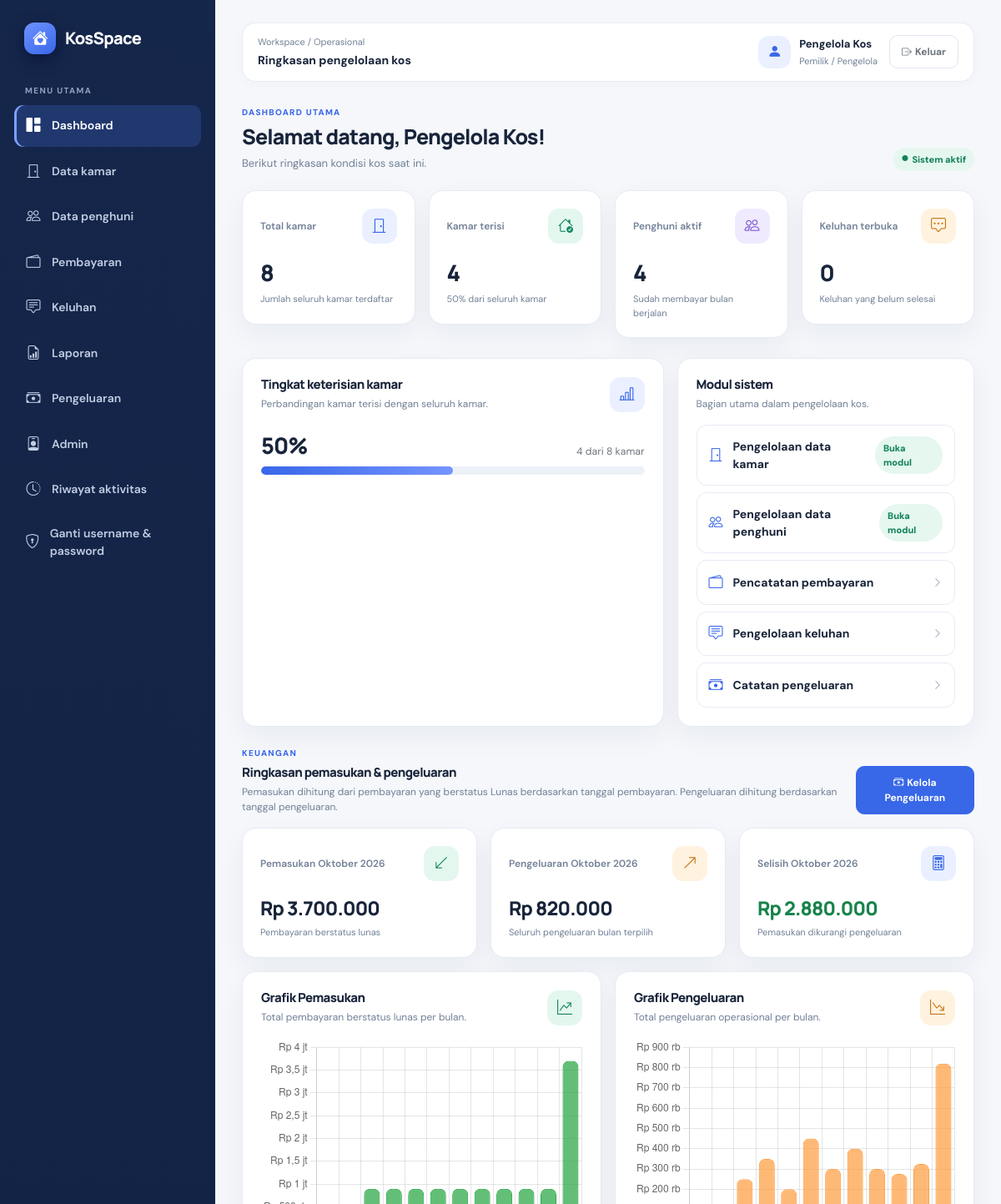
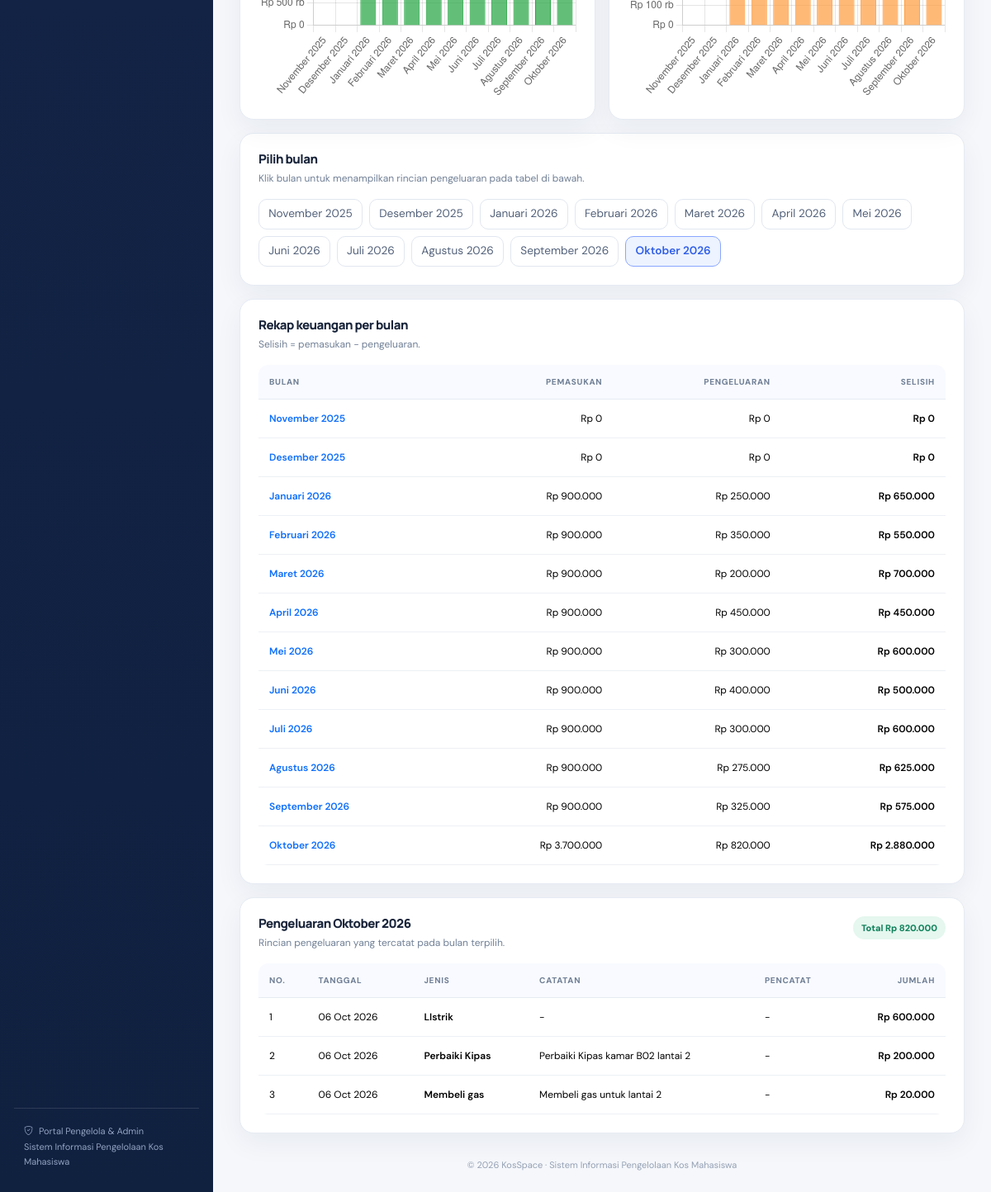
/admin/dashboard.php (signed in), run on the app's committed database (2 pictures, top to bottom).
### tables this page shows
CREATE TABLE `pengeluaran` (
  `id_pengeluaran` int(10) UNSIGNED NOT NULL,
  `tanggal_pengeluaran` date NOT NULL,
  `jenis_pengeluaran` varchar(100) NOT NULL,
  `jumlah` decimal(12,2) NOT NULL,
  `catatan` text DEFAULT NULL,
  `id_user` int(10) UNSIGNED DEFAULT NULL,
  `created_at` timestamp NOT NULL DEFAULT current_timestamp(),
  `updated_at` timestamp NOT NULL DEFAULT current_timestamp() ON UPDATE current_timestamp()
);

### admin/dashboard.php (the view, shortened to what the rows shown need)
<?php
require_once __DIR__ . '/../includes/auth.php';
require_once __DIR__ . '/../config/database.php';
function rupiahDashboard(float $angka): string { return 'Rp ' . number_format($angka, 0, ',', '.'); }
function eDashboard($v): string { return htmlspecialchars((string)$v, ENT_QUOTES, 'UTF-8'); }
$isOwner = isPengelolaUtama();
$bulanNama = [1=>'Januari',2=>'Februari',3=>'Maret',4=>'April',5=>'Mei',6=>'Juni',7=>'Juli',8=>'Agustus',9=>'September',10=>'Oktober',11=>'November',12=>'Desember'];
$bulanDipilih = trim($_GET['bulan'] ?? date('Y-m'));
[$tahunDipilih, $nomorBulanDipilih] = array_map('intval', explode('-', $bulanDipilih));
$labelBulanDipilih = $bulanNama[$nomorBulanDipilih] . ' ' . $tahunDipilih;
$chartLabels = [];
$chartKeys = [];
$chartPemasukan = [];
$chartPengeluaran = [];
$chartSelisih = [];
$startChart = new DateTimeImmutable('first day of this month');
$startChart = $startChart->modify('-11 months');
$endChart = new DateTimeImmutable('first day of this month');
if ($isOwner) {
    $incomeStmt = $pdo->prepare("SELECT DATE_FORMAT(tanggal_pembayaran, '%Y-%m') AS periode, COALESCE(SUM(jumlah_pembayaran),0) AS total
        FROM pembayaran
        WHERE status_pembayaran = 'lunas' AND tanggal_pembayaran IS NOT NULL
          AND tanggal_pembayaran >= :mulai AND tanggal_pembayaran < :sampai
        GROUP BY DATE_FORMAT(tanggal_pembayaran, '%Y-%m')");
    $incomeStmt->execute([
        'mulai' => $startChart->format('Y-m-01'),
        'sampai' => $endChart->modify('+1 month')->format('Y-m-01')
    ]);
    $incomeMap = [];
    foreach ($incomeStmt->fetchAll() as $r) $incomeMap[$r['periode']] = (float)$r['total'];
    $expenseStmt = $pdo->prepare("SELECT DATE_FORMAT(tanggal_pengeluaran, '%Y-%m') AS periode, COALESCE(SUM(jumlah),0) AS total
        FROM pengeluaran
        WHERE tanggal_pengeluaran >= :mulai AND tanggal_pengeluaran < :sampai
        GROUP BY DATE_FORMAT(tanggal_pengeluaran, '%Y-%m')");
    $expenseStmt->execute([
        'mulai' => $startChart->format('Y-m-01'),
        'sampai' => $endChart->modify('+1 month')->format('Y-m-01')
    ]);
    $expenseMap = [];
    foreach ($expenseStmt->fetchAll() as $r) $expenseMap[$r['periode']] = (float)$r['total'];
    for ($d = $startChart; $d <= $endChart; $d = $d->modify('+1 month')) {
        $key = $d->format('Y-m');
        $chartKeys[] = $key;
        $chartLabels[] = $bulanNama[(int)$d->format('n')] . ' ' . $d->format('Y');
        $in = $incomeMap[$key] ?? 0;
        $out = $expenseMap[$key] ?? 0;
        $chartPemasukan[] = $in;
        $chartPengeluaran[] = $out;
        $chartSelisih[] = $in - $out;
    }
    $expenseDetailStmt = $pdo->prepare("SELECT g.id_pengeluaran,g.tanggal_pengeluaran,g.jenis_pengeluaran,g.jumlah,g.catatan,u.nama AS pencatat
        FROM pengeluaran g LEFT JOIN users u ON u.id_user=g.id_user
        WHERE DATE_FORMAT(g.tanggal_pengeluaran,'%Y-%m')=:bulan
        ORDER BY g.tanggal_pengeluaran DESC,g.id_pengeluaran DESC");
    $expenseDetailStmt->execute(['bulan'=>$bulanDipilih]);
    $expenseDetails = $expenseDetailStmt->fetchAll();
}
?>
<!DOCTYPE html>
<html lang="id">
<head>
<link href="https://cdn.jsdelivr.net/npm/bootstrap@5.3.3/dist/css/bootstrap.min.css" rel="stylesheet">
<link href="https://cdn.jsdelivr.net/npm/bootstrap-icons@1.11.3/font/bootstrap-icons.min.css" rel="stylesheet">
<link href="../assets/css/app.css" rel="stylesheet">
</head>
<body>
<div class="app-shell d-flex">
<main class="app-main">
<section class="page-heading"><div><h1>Selamat datang, <?=eDashboard($_SESSION['nama']??'Pengguna')?>!</h1></div></section>
<section class="row g-3 mb-4">
<div class="col-lg-7"><div class="panel h-100"><div class="d-flex justify-content-between align-items-start gap-3 mb-4"><div><h2 class="panel-title">Tingkat keterisian kamar</h2></div></div></div></div>
<div class="col-lg-5" id="modul-sistem"><div class="panel h-100"><h2 class="panel-title">Modul sistem</h2></div></div>
</section>
<?php if($isOwner): ?>
<section id="keuangan" class="mb-4"><div class="d-flex justify-content-between align-items-end mb-3"><div><h2 class="panel-title mb-1">Ringkasan pemasukan & pengeluaran</h2></div></div>
<div class="row g-3 mb-3">
<div class="col-xl-6"><div class="panel h-100"><div class="d-flex justify-content-between align-items-start mb-3"><div><h2 class="panel-title">Grafik Pemasukan</h2></div></div></div></div>
<div class="col-xl-6"><div class="panel h-100"><div class="d-flex justify-content-between align-items-start mb-3"><div><h2 class="panel-title">Grafik Pengeluaran</h2></div></div></div></div>
</div>
<div class="panel mb-3"><div class="d-flex justify-content-between align-items-start gap-3 mb-3"><div><h2 class="panel-title">Pilih bulan</h2></div></div></div>
<div class="panel mb-3" id="rekap-keuangan"><div class="d-flex justify-content-between align-items-start mb-3"><div><h2 class="panel-title">Rekap keuangan per bulan</h2></div></div><div class="table-responsive"><table class="table table-hover align-middle finance-table mb-0"><thead><tr><th>Bulan</th><th class="text-end">Pemasukan</th><th class="text-end">Pengeluaran</th><th class="text-end">Selisih</th></tr></thead></table></div></div>
<div class="panel" id="pengeluaran-bulan"><div class="d-flex justify-content-between align-items-start gap-3 mb-3"><div><h2 class="panel-title">Pengeluaran <?=$labelBulanDipilih?></h2><div class="panel-subtitle">Rincian pengeluaran yang tercatat pada bulan terpilih.</div></div><span class="soft-badge">Total <?=rupiahDashboard($pengeluaranDipilih)?></span></div><div class="table-responsive"><table class="table table-hover align-middle mb-0"><thead><tr><th>No.</th><th>Tanggal</th><th>Jenis</th><th>Catatan</th><th>Pencatat</th><th class="text-end">Jumlah</th></tr></thead><tbody><?php if(!$expenseDetails): ?><tr><td colspan="6"><div class="empty-state"><i class="bi bi-cash-stack"></i><strong class="d-block text-dark mb-1">Belum ada pengeluaran</strong><span>Tidak ada pengeluaran yang tercatat pada <?=$labelBulanDipilih?>.</span></div></td></tr><?php else: foreach($expenseDetails as $i=>$r): ?><tr><td><?=$i+1?></td><td><?=eDashboard(date('d M Y',strtotime($r['tanggal_pengeluaran'])))?></td><td class="fw-semibold"><?=eDashboard($r['jenis_pengeluaran'])?></td><td><?=eDashboard($r['catatan']??'-')?></td><td><?=eDashboard($r['pencatat']??'-')?></td><td class="text-end fw-semibold"><?=rupiahDashboard((float)$r['jumlah'])?></td></tr><?php endforeach; endif; ?></tbody></table></div></div>
</section>
<?php endif; ?>
</main></div>
<?php if($isOwner): ?><script src="https://cdn.jsdelivr.net/npm/chart.js@4.4.7/dist/chart.umd.min.js"></script><script>
const chartKeys = <?=json_encode($chartKeys, JSON_UNESCAPED_UNICODE)?>;
const chartLabels = <?=json_encode($chartLabels, JSON_UNESCAPED_UNICODE)?>;
const pemasukan = <?=json_encode($chartPemasukan)?>;
const pengeluaran = <?=json_encode($chartPengeluaran)?>;
const selisih = <?=json_encode($chartSelisih)?>;
const formatRupiah = value => 'Rp ' + new Intl.NumberFormat('id-ID',{notation:'compact',maximumFractionDigits:1}).format(value || 0);
const commonOptions = {responsive:true,maintainAspectRatio:false,interaction:{mode:'index',intersect:false},plugins:{legend:{display:false},tooltip:{callbacks:{label:function(c){return c.dataset.label+': Rp '+new Intl.NumberFormat('id-ID').format(c.parsed.y||0);}}}},scales:{y:{beginAtZero:true,ticks:{callback:function(v){return formatRupiah(v);}}}}};
new Chart(document.getElementById('incomeChart'),{type:'bar',data:{labels:chartLabels,datasets:[{label:'Pemasukan',data:pemasukan,backgroundColor:'rgba(40,167,69,.72)',borderColor:'rgb(40,167,69)',borderWidth:1,borderRadius:7}]},options:{...commonOptions,onClick:function(evt,elements){if(!elements.length)return;const i=elements[0].index;window.location.href='dashboard.php?bulan='+encodeURIComponent(chartKeys[i])+'#rekap-keuangan';}}});
new Chart(document.getElementById('expenseChart'),{type:'bar',data:{labels:chartLabels,datasets:[{label:'Pengeluaran',data:pengeluaran,backgroundColor:'rgba(255,159,67,.72)',borderColor:'rgb(255,159,67)',borderWidth:1,borderRadius:7}]},options:{...commonOptions,onClick:function(evt,elements){if(!elements.length)return;const i=elements[0].index;window.location.href='dashboard.php?bulan='+encodeURIComponent(chartKeys[i])+'#pengeluaran-bulan';}}});
</script><?php endif; ?>
</body></html>

### data on the page
pengeluaran: tanggal_pengeluaran "06 Oct 2026", jenis_pengeluaran "LIstrik", catatan "-", pencatat "-", jumlah "Rp 600.000"
pengeluaran: tanggal_pengeluaran "06 Oct 2026", jenis_pengeluaran "Perbaiki Kipas", catatan "Perbaiki Kipas kamar B02 lantai 2", pencatat "-", jumlah "Rp 200.000"
pengeluaran: tanggal_pengeluaran "06 Oct 2026", jenis_pengeluaran "Membeli gas", catatan "Membeli gas untuk lantai 2", pencatat "-", jumlah "Rp 20.000"

### other printed values
eDashboard($_SESSION['nama']??'Pengguna') "Pengelola Kos"
$totalKamar "8"
$kamarTerisi "4"
$persentaseTerisi "50"
$totalPenghuni "4"
$totalKeluhan "0"
$labelBulanDipilih "Oktober 2026"
rupiahDashboard($pemasukanDipilih) "Rp 3.700.000"
rupiahDashboard($pengeluaranDipilih) "Rp 820.000"
rupiahDashboard($selisihDipilih) "Rp 2.880.000"
eDashboard($chartLabels[$idx]) "November 2025"
eDashboard($chartLabels[$idx]) "Desember 2025"
eDashboard($chartLabels[$idx]) "Januari 2026"
eDashboard($chartLabels[$idx]) "Februari 2026"
eDashboard($chartLabels[$idx]) "Maret 2026"
